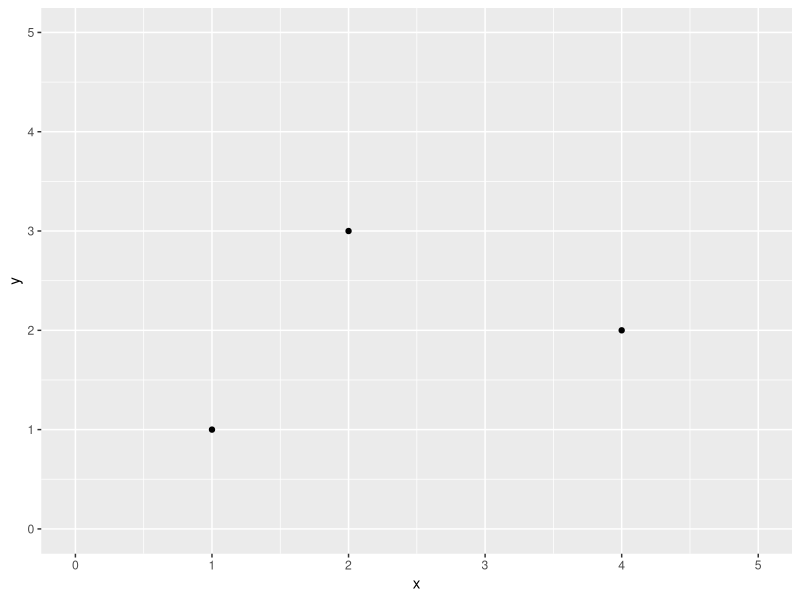
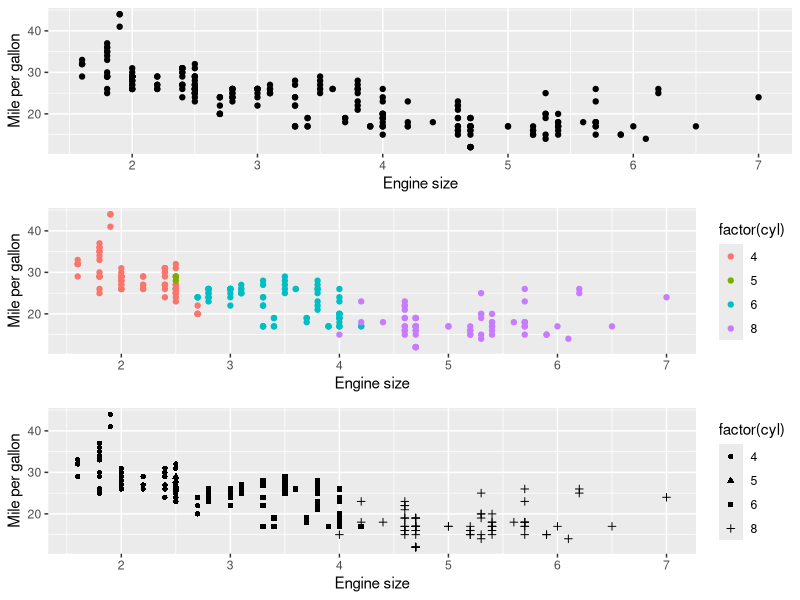
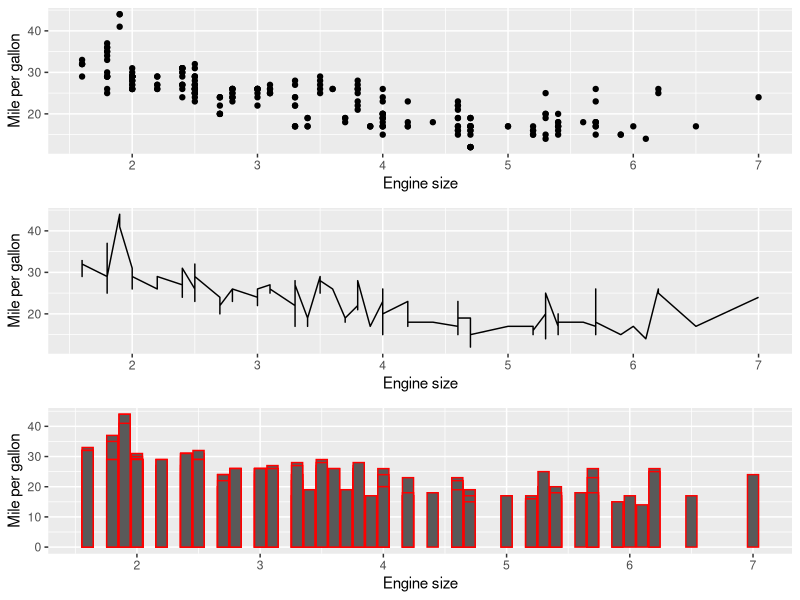
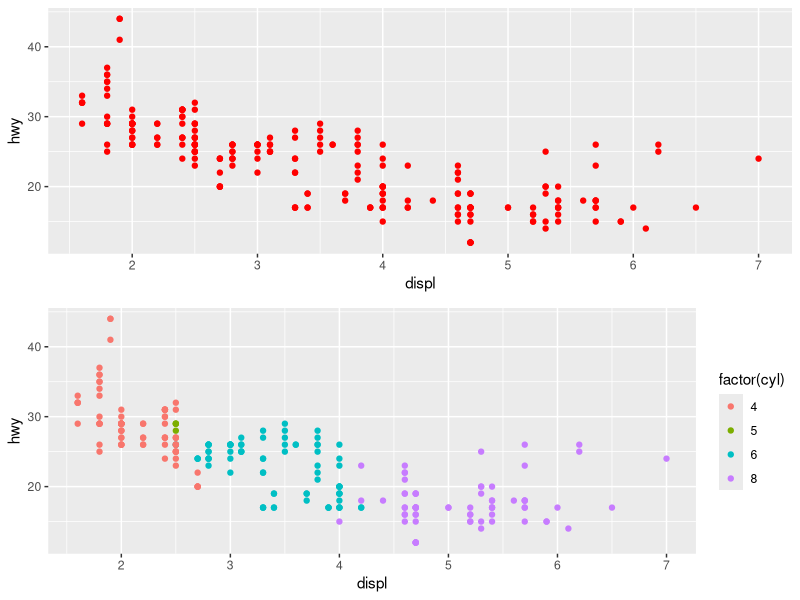
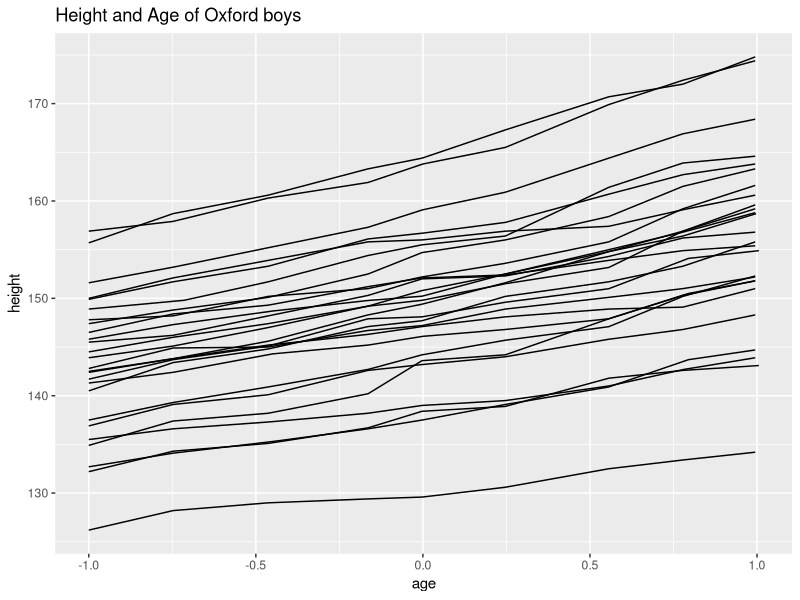
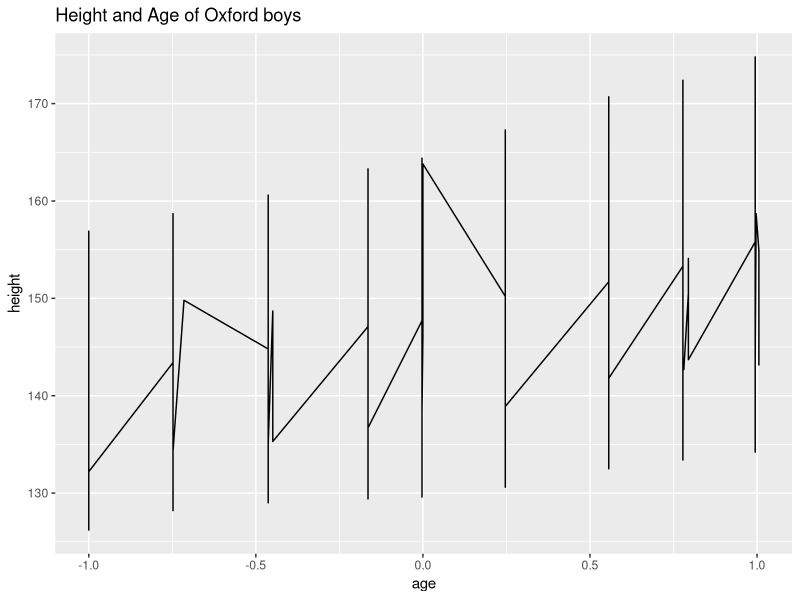
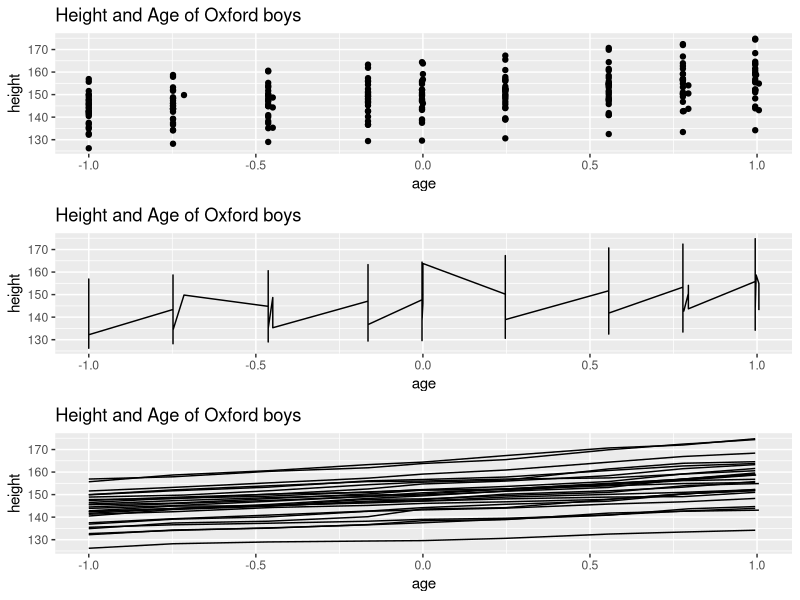
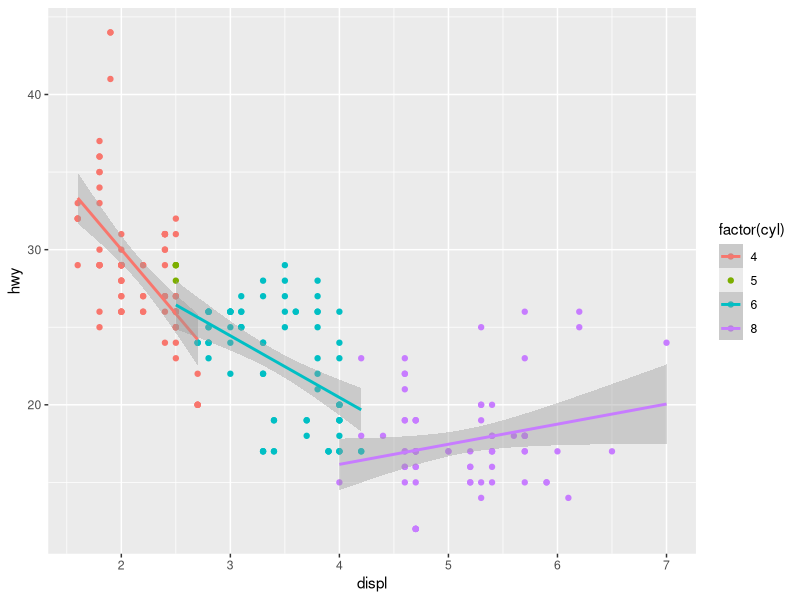

Here is the R script that generated these plots, in order:
## ---- chunk 1
# install.packages("ggplot2") if you need it
library("ggplot2")
library("gridExtra")
## ---- chunk 2
df <- data.frame(x = c(1, 2, 4), y = c(1, 3, 2))
ggplot(data = df) + geom_point(aes(x, y)) + xlim(0, 5) + ylim(0, 5)
## ---- chunk 3
data("mpg")

p1 <-  ggplot(data = mpg, aes(x = displ, y = hwy)) + 
  geom_point() +
  labs(y = "Mile per gallon", x = "Engine size")

p2 <- ggplot(data = mpg, aes(x = displ, y = hwy, color = factor(cyl))) + 
  geom_point() +
  labs(y = "Mile per gallon", x = "Engine size")

p3 <- ggplot(data = mpg, aes(x = displ, y = hwy, shape = factor(cyl))) + 
  geom_point() +
  labs(y = "Mile per gallon", x = "Engine size")

grid.arrange(p1, p2, p3, nrow = 3)
## ---- chunk 4
p_point <- ggplot(data = mpg, aes(x = displ, y = hwy)) + 
  geom_point() +
  labs(y = "Mile per gallon", x = "Engine size")

p_line <- ggplot(data = mpg, aes(x = displ, y = hwy)) + 
  geom_line() +
  labs(y = "Mile per gallon", x = "Engine size")

p_bar <- ggplot(data = mpg, aes(x = displ, y = hwy)) + 
  geom_bar(stat = 'identity', position = "identity", color = 'red') +
  labs(y = "Mile per gallon", x = "Engine size")

grid.arrange(p_point, p_line, p_bar, nrow=3)
## ---- chunk 5
p1 <- ggplot(data = mpg, aes(x = displ, y = hwy)) + 
  geom_point(color = 'red')

p2 <- ggplot(data = mpg, aes(x = displ, y = hwy)) + 
  geom_point(aes(color = factor(cyl)))

grid.arrange(p1, p2, nrow = 2)
## ---- chunk 6
data(Oxboys, package="nlme")
ggplot(Oxboys, aes(age, height, group = Subject)) + 
  geom_line() +
  labs(title = "Height and Age of Oxford boys")
## ---- chunk 7
ggplot(Oxboys, aes(age, height)) + 
  geom_line() +
  labs(title = "Height and Age of Oxford boys")
## ---- chunk 8
p1 <- ggplot(Oxboys, aes(age, height, group = Subject)) + 
  geom_line() +
  labs(title = "Height and Age of Oxford boys")

p2 <- ggplot(Oxboys, aes(age, height)) + 
  geom_line() +
  labs(title = "Height and Age of Oxford boys")

p3 <- ggplot(Oxboys, aes(age, height)) + 
  geom_point() +
  labs(title = "Height and Age of Oxford boys")

grid.arrange(p3, p2, p1, nrow = 3)
## ---- chunk 9
ggplot(data = mpg, aes(displ, hwy, color = factor(cyl))) +
  geom_point() +
  geom_smooth(data= subset(mpg, cyl != 5), method="lm")
## ---- chunk 10
# First I add geom_point as the first layer
ggplot(data = mpg, aes(displ, hwy, color = factor(cyl))) +
  geom_point()

# Then I add geom_smooth as the second layer
ggplot(data = mpg, aes(displ, hwy, color = factor(cyl))) +
  geom_point() +
  geom_smooth(data= subset(mpg, cyl != 5), method="lm")

## ---- chunk 11
ggplot(data = Oxboys, aes(Occasion, height)) +
  geom_boxplot()

ggplot(data = Oxboys, aes(Occasion, height, group = Subject)) +
  geom_line()
## ---- chunk 12
ggplot(data = Oxboys) +
  geom_boxplot(aes(Occasion, height)) +
  geom_line(aes(Occasion, height, group = Subject), color = 'blue')
## ---- chunk 13
ggplot(data = diamonds) + geom_point(aes(x, y))
last_plot() + xlim(3, 11) + ylim(3, 11)
last_plot() + xlim(4, 10) + ylim(4, 10)
last_plot() + xlim(4, 5) + ylim(4, 5)
last_plot() + xlim(4, 4.5) + ylim(4, 4.5)
## ---- chunk 14
gradient_rb <- scale_colour_gradient(low = "red", high = "blue")
ggplot(data = mpg) + geom_point(aes(cty, hwy, color = displ)) + gradient_rb
ggplot(data = msleep) + geom_point(aes(bodywt, brainwt, color = awake)) + gradient_rb
## ---- chunk 15
geom_lm <- function(formula = y ~ x) {
  geom_smooth(formula = formula, se = FALSE, method = "lm")
}
ggplot(data = mtcars, aes(mpg, wt)) + geom_point() + geom_lm()
library(splines)
ggplot(data = mtcars, aes(mpg, wt)) + geom_point() + geom_lm(y ~ ns(x, 3))
